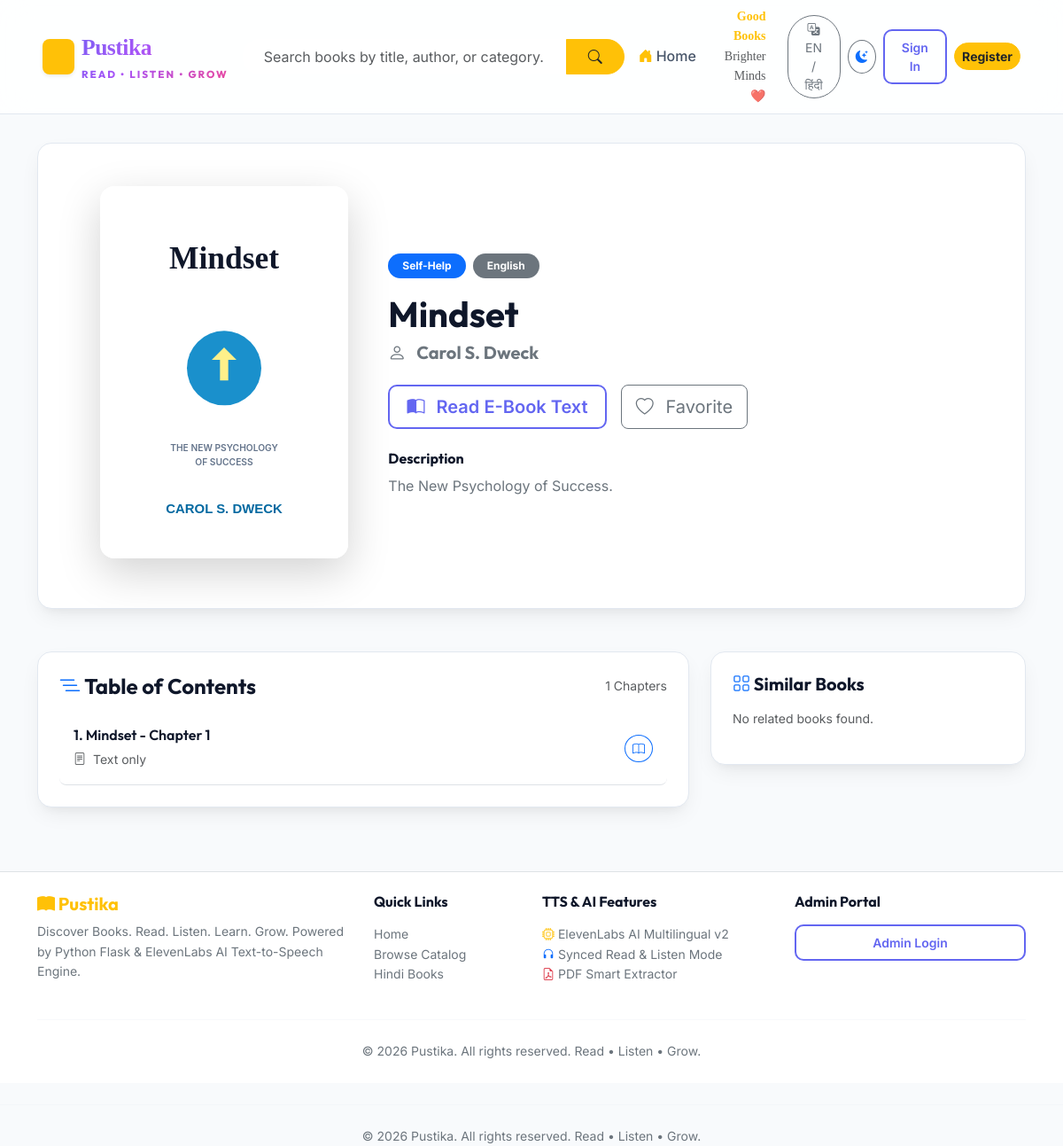
/book/15, run on the app's committed database.
### app.py (models this page shows)
class Book(db.Model):
    __tablename__ = 'books'
    id = db.Column(db.Integer, primary_key=True)
    title = db.Column(db.String(200), nullable=False)
    author = db.Column(db.String(100), nullable=False)
    description = db.Column(db.Text, nullable=True)
    cover_image = db.Column(db.String(255), nullable=True, default='covers/default.jpg')
    pdf_file = db.Column(db.String(255), nullable=True)
    category_id = db.Column(db.Integer, db.ForeignKey('categories.id'), nullable=True)
    language = db.Column(db.String(50), default='English')
    is_featured = db.Column(db.Boolean, default=False)
    created_at = db.Column(db.DateTime, default=datetime.utcnow)
    category = db.relationship('Category', lazy=True)
    chapters = db.relationship('Chapter', backref='book', lazy=True, cascade='all, delete-orphan')

class Category(db.Model):
    __tablename__ = 'categories'
    id = db.Column(db.Integer, primary_key=True)
    name = db.Column(db.String(50), unique=True, nullable=False)
    slug = db.Column(db.String(50), unique=True, nullable=False)

class Chapter(db.Model):
    __tablename__ = 'chapters'
    id = db.Column(db.Integer, primary_key=True)
    book_id = db.Column(db.Integer, db.ForeignKey('books.id'), nullable=False)
    chapter_number = db.Column(db.Integer, nullable=False)
    title = db.Column(db.String(200), nullable=False)
    text_content = db.Column(db.Text, nullable=False)
    created_at = db.Column(db.DateTime, default=datetime.utcnow)

### app.py (the view)
    @app.route('/book/<int:book_id>')
    def book_detail(book_id):
        book = Book.query.get(book_id)
        if not book:
            return redirect(url_for('books_catalog'))
        return render_template('book_detail.html', book=book)

### templates/book_detail.html (shortened to what this page needs)
{% extends 'base.html' %}
{% block content %}
<div class="container py-4">
    <div class="glass-card p-4 p-md-5 mb-5">
        <div class="row gy-4 align-items-center">
            <div class="col-md-4 text-center">
                <div class="position-relative d-inline-block shadow-lg rounded-4 overflow-hidden" style="max-width: 280px; width: 100%;">
                    <img src="{{ url_for('static', filename='images/covers/' + book.cover_image) }}" class="img-fluid" alt="{{ book.title }}" onerror="this.src='https://images.unsplash.com/photo-1543002588-bfa74002ed7e?auto=format&fit=crop&w=400&q=80'">
                </div>
            </div>
            <div class="col-md-8">
                <div class="d-flex flex-wrap gap-2 mb-3">
                    <span class="badge bg-primary px-3 py-2 rounded-pill">{{ book.category.name if book.category else 'General' }}</span>
                    <span class="badge bg-secondary px-3 py-2 rounded-pill">{{ book.language }}</span>
                </div>
                <h1 class="fw-bold mb-2">{{ book.title }}</h1>
                <h5 class="text-secondary mb-4"><i class="bi bi-person me-2"></i> {{ book.author }}</h5>
                <div class="d-flex flex-wrap gap-3 mb-4">
                    {% if book.chapters %}
                    <a href="{{ url_for('reader', book_id=book.id) }}" class="btn btn-outline-custom btn-lg">
                        <i class="bi bi-book-half me-2"></i> Read E-Book Text
                    </a>
                    {% endif %}
                    <button class="btn btn-outline-secondary btn-lg" onclick="toggleFavorite({{ book.id }}, this)">
                        <i class="bi bi-heart{% if is_favorited %}-fill text-danger{% endif %} me-2"></i> Favorite
                    </button>
                </div>
                <h6 class="fw-bold mb-2">Description</h6>
                <p class="text-secondary leading-relaxed mb-0">
                    {{ book.description or 'No description available for this book.' }}
                </p>
            </div>
        </div>
    </div>
    <div class="row gy-4">
        <div class="col-lg-8">
            <div class="glass-card p-4">
                <div class="d-flex justify-content-between align-items-center mb-3">
                    <h4 class="fw-bold mb-0"><i class="bi bi-list-nested text-primary"></i> Table of Contents</h4>
                    <span class="text-muted small">{{ book.chapters|length }} Chapters</span>
                </div>
                {% if book.chapters %}
                <div class="list-group list-group-flush rounded-3 border-0">
                    {% for chap in book.chapters %}
                    <div class="list-group-item d-flex justify-content-between align-items-center p-3 border-bottom" style="background: transparent;">
                        <div>
                            <h6 class="mb-1 fw-semibold">{{ chap.chapter_number }}. {{ chap.title }}</h6>
                            <small class="text-muted">
                                {% if chap.audio_file %}
                                <i class="bi bi-mic text-success me-1"></i> Audio available ({{ chap.audio_file.duration_seconds|round|int }}s) • Engine: {{ chap.audio_file.voice_engine }}
                                {% else %}
                                <i class="bi bi-file-text me-1"></i> Text only
                                {% endif %}
                            </small>
                        </div>
                        <div class="d-flex gap-2">
                            <a href="{{ url_for('reader', book_id=book.id, chapter=chap.id) }}" class="btn btn-sm btn-outline-primary rounded-circle" title="Read Chapter">
                                <i class="bi bi-book"></i>
                            </a>
                        </div>
                    </div>
                    {% endfor %}
                </div>
                {% else %}
                <p class="text-muted text-center py-4">No chapters added to this book yet.</p>
                {% endif %}
            </div>
        </div>
        <div class="col-lg-4">
            <div class="glass-card p-4">
                <h5 class="fw-bold mb-3"><i class="bi bi-grid text-primary"></i> Similar Books</h5>
                {% if related_books %}
                {% for rbook in related_books %}
                <div class="d-flex align-items-center gap-3 mb-3 pb-3 border-bottom">
                    <img src="{{ url_for('static', filename='images/covers/' + rbook.cover_image) }}" class="rounded shadow-sm" style="width: 50px; height: 75px; object-fit: cover;" onerror="this.src='https://images.unsplash.com/photo-1543002588-bfa74002ed7e?auto=format&fit=crop&w=400&q=80'">
                    <div>
                        <h6 class="mb-1 fw-bold"><a href="{{ url_for('book_detail', book_id=rbook.id) }}" class="text-decoration-none">{{ rbook.title }}</a></h6>
                        <small class="text-muted d-block">{{ rbook.author }}</small>
                    </div>
                </div>
                {% endfor %}
                {% else %}
                <p class="text-muted small">No related books found.</p>
                {% endif %}
            </div>
        </div>
    </div>
</div>
{% endblock %}

### static/css/style.css (style rules this page uses)
:root { --font-primary: 'Inter', -apple-system, BlinkMacSystemFont, 'Segoe UI', Roboto, sans-serif; --font-heading: 'Outfit', var(--font-primary); --font-hindi: 'Noto Sans Devanagari', var(--font-primary); --bg-primary: #f8fafc; --bg-secondary: #ffffff; --bg-tertiary: #f1f5f9; --bg-glass: rgba(255, 255, 255, 0.85); --text-primary: #0f172a; --text-secondary: #475569; --text-muted: #94a3b8; --brand-primary: #6366f1; --brand-primary-hover: #4f46e5; --brand-secondary: #ec4899; --brand-gradient: linear-gradient(135deg, #6366f1 0%, #a855f7 50%, #ec4899 100%); --brand-gradient-hover: linear-gradient(135deg, #4f46e5 0%, #9333ea 50%, #db2777 100%); --border-color: #e2e8f0; --border-glass: rgba(226, 232, 240, 0.8); --shadow-sm: 0 2px 4px rgba(0,0,0,0.05); --shadow-md: 0 10px 25px -5px rgba(0,0,0,0.08), 0 8px 10px -6px rgba(0,0,0,0.04); --shadow-lg: 0 20px 30px -10px rgba(99, 102, 241, 0.15); --card-bg: #ffffff; --audio-bar-bg: rgba(255, 255, 255, 0.95); --reader-bg: #ffffff; --reader-text: #1e293b; }
* { box-sizing: border-box; margin: 0; padding: 0; }
body { font-family: var(--font-primary); background-color: var(--bg-primary); color: var(--text-primary); line-height: 1.6; min-height: 100vh; display: flex; flex-direction: column; transition: background-color 0.3s ease, color 0.3s ease; }
h1, h2, h3, h4, h5, h6 { font-family: var(--font-heading); font-weight: 700; color: var(--text-primary); }
a { color: var(--brand-primary); text-decoration: none; transition: color 0.2s ease; }
.glass-card { background: var(--card-bg); border: 1px solid var(--border-color); border-radius: 16px; box-shadow: var(--shadow-md); transition: transform 0.3s ease, box-shadow 0.3s ease; overflow: hidden; }
.btn-outline-custom { border: 2px solid var(--brand-primary); color: var(--brand-primary) !important; font-weight: 600; border-radius: 10px; padding: 0.5rem 1.2rem; background: transparent; transition: all 0.2s ease; }

### data on the page
Book: cover_image (picture), language "English", title "Mindset", author "Carol S. Dweck", description "The New Psychology of Success."
Category: category "Self-Help"
Chapter: chapter_number "1", title "Mindset - Chapter 1"

### other printed values
{{ book.chapters|length }} "1"
